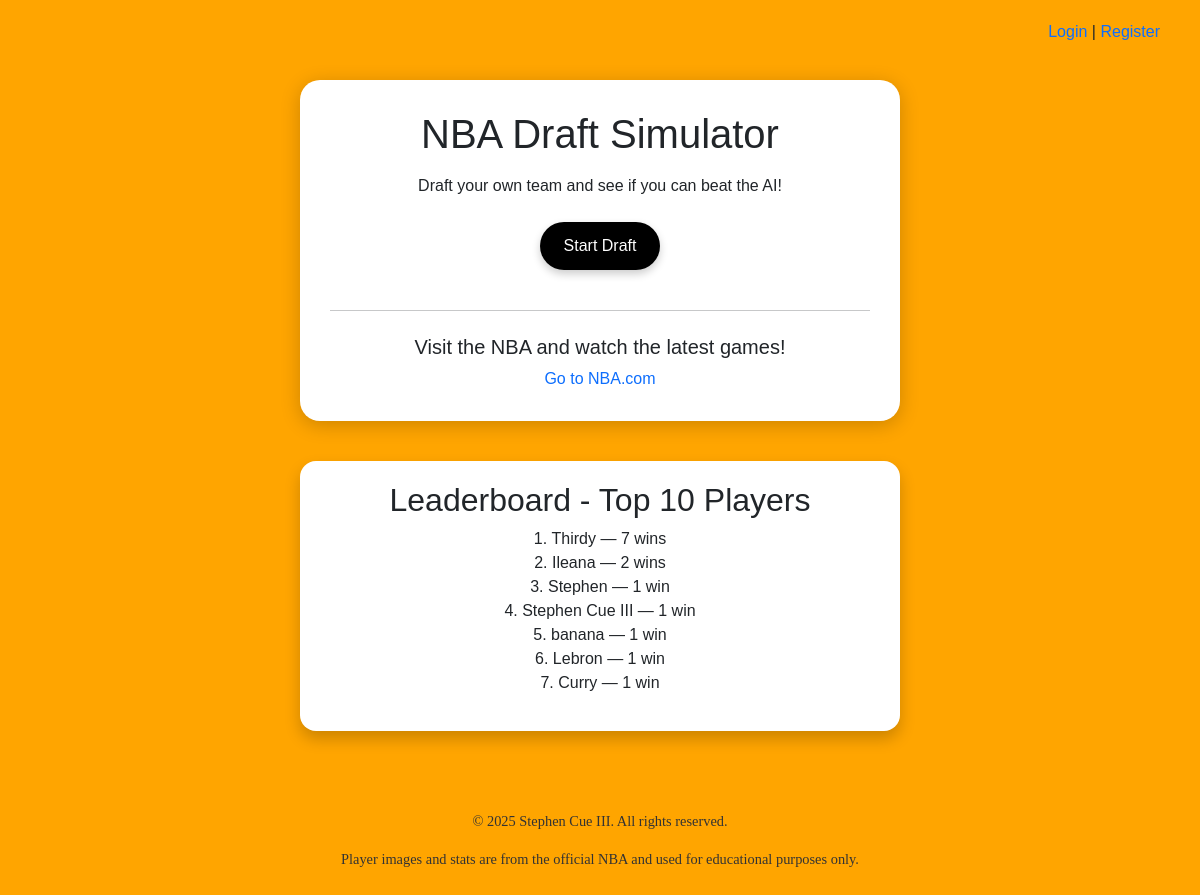
The page / on the database its author committed.
### tables this page shows
CREATE TABLE users (
    id INTEGER PRIMARY KEY AUTOINCREMENT,
    username TEXT NOT NULL UNIQUE,
    hash TEXT NOT NULL,
    wins INTEGER DEFAULT 0
);

### app.py (the view)
@app.route("/")
def index():
    wins = 0
    username = None
    leaderboard = []
    db = get_db()
    if "user_id" in session:
        result = db.execute("SELECT username, wins FROM users WHERE id = ?",
                            (session["user_id"],)).fetchone()
        if result:
            username = result["username"]
            wins = result["wins"]
    leaderboard = db.execute(
        "SELECT username, wins FROM users ORDER BY wins DESC LIMIT 10"
    ).fetchall()
    return render_template("index.html", wins=wins, username=username, leaderboard=leaderboard)

### app.py (called while the page is built)
def get_db():
    if "db" not in g:
        g.db = sqlite3.connect(DATABASE)
        g.db.row_factory = sqlite3.Row
    return g.db

### templates/index.html (shortened to what this page needs)
<!DOCTYPE html>
<html lang="en">
    <head>
        <link rel="stylesheet" href="https://cdn.jsdelivr.net/npm/bootstrap@5.3.2/dist/css/bootstrap.min.css">
        <link href="/static/styles.css" rel="stylesheet">
    </head>
    <body class="index-body">
        <div class="nav-links">
            {% if username %}
                Welcome, {{ username }} | <a href="/logout">Logout</a>
            {% else %}
                <a href="/login">Login</a> | <a href="/register">Register</a>
            {% endif %}
        </div>
        <div class="content-box">
            <h1 class="mb-3">NBA Draft Simulator</h1>
            <p class="mb-4">Draft your own team and see if you can beat the AI!</p>
            <a href="/draft" class="btn btn-custom mb-3">Start Draft</a>
            <hr class="my-4">
            <h5>Visit the NBA and watch the latest games!</h5>
            <a href="https://nba.com" target="_blank">Go to NBA.com</a>
        </div>
        {% if leaderboard %}
            <div class="leaderboard">
                <h2>Leaderboard - Top 10 Players</h2>
                <ol>
                    {% for player in leaderboard %}
                        <li>{{ player.username }} — {{ player.wins }} win{{ 's' if player.wins != 1 else '' }}</li>
                    {% endfor %}
                </ol>
            </div>
        {% endif %}
        <footer class="site-footer">
            <p>&copy; 2025 Stephen Cue III. All rights reserved.</p>
            <p>Player images and stats are from the official NBA and used for educational purposes only.</p>
        </footer>
    </body>
</html>

### static/styles.css (style rules this page uses)
body { background-color: #ffa500; width: 85%; margin: auto; font-family: Arial, sans-serif; }
.site-footer { font-family: "Times New Roman", Times, serif; text-align: middle; margin-top: 60px; font-size: 0.9em; color: #333; padding: 20px; }
a { text-decoration: none; }
.leaderboard { margin-top: 40px; background-color: white; padding: 20px; border-radius: 16px; box-shadow: 0 8px 16px rgba(0, 0, 0, 0.2); max-width: 600px; margin-left: auto; margin-right: auto; text-align: center; }
ol { padding-left: 0; list-style-position: inside; }
.btn { background-color: white; color: black; padding: 12px 24px; border: none; border-radius: 30px; font-size: 16px; text-decoration: none; box-shadow: 0 4px 8px rgba(0, 0, 0, 0.2); transition: background-color 0.3s ease; }
.btn-custom { background-color: #000; color: #fff; border: none; }
.index-body { background-color: #ffa500; font-family: Arial, sans-serif; text-align: center; padding-top: 80px; }
.nav-links { position: absolute; top: 20px; right: 40px; }
.content-box { background-color: white; padding: 30px; border-radius: 20px; max-width: 600px; margin: auto; box-shadow: 0px 4px 20px rgba(0, 0, 0, 0.2); }

### rows shown on the page
users: username "Thirdy", wins "7", wins "s"
users: username "Ileana", wins "2", wins "s"
users: username "Stephen", wins "1"
users: username "Stephen Cue III", wins "1"
users: username "banana", wins "1"
users: username "Lebron", wins "1"
users: username "Curry", wins "1"
